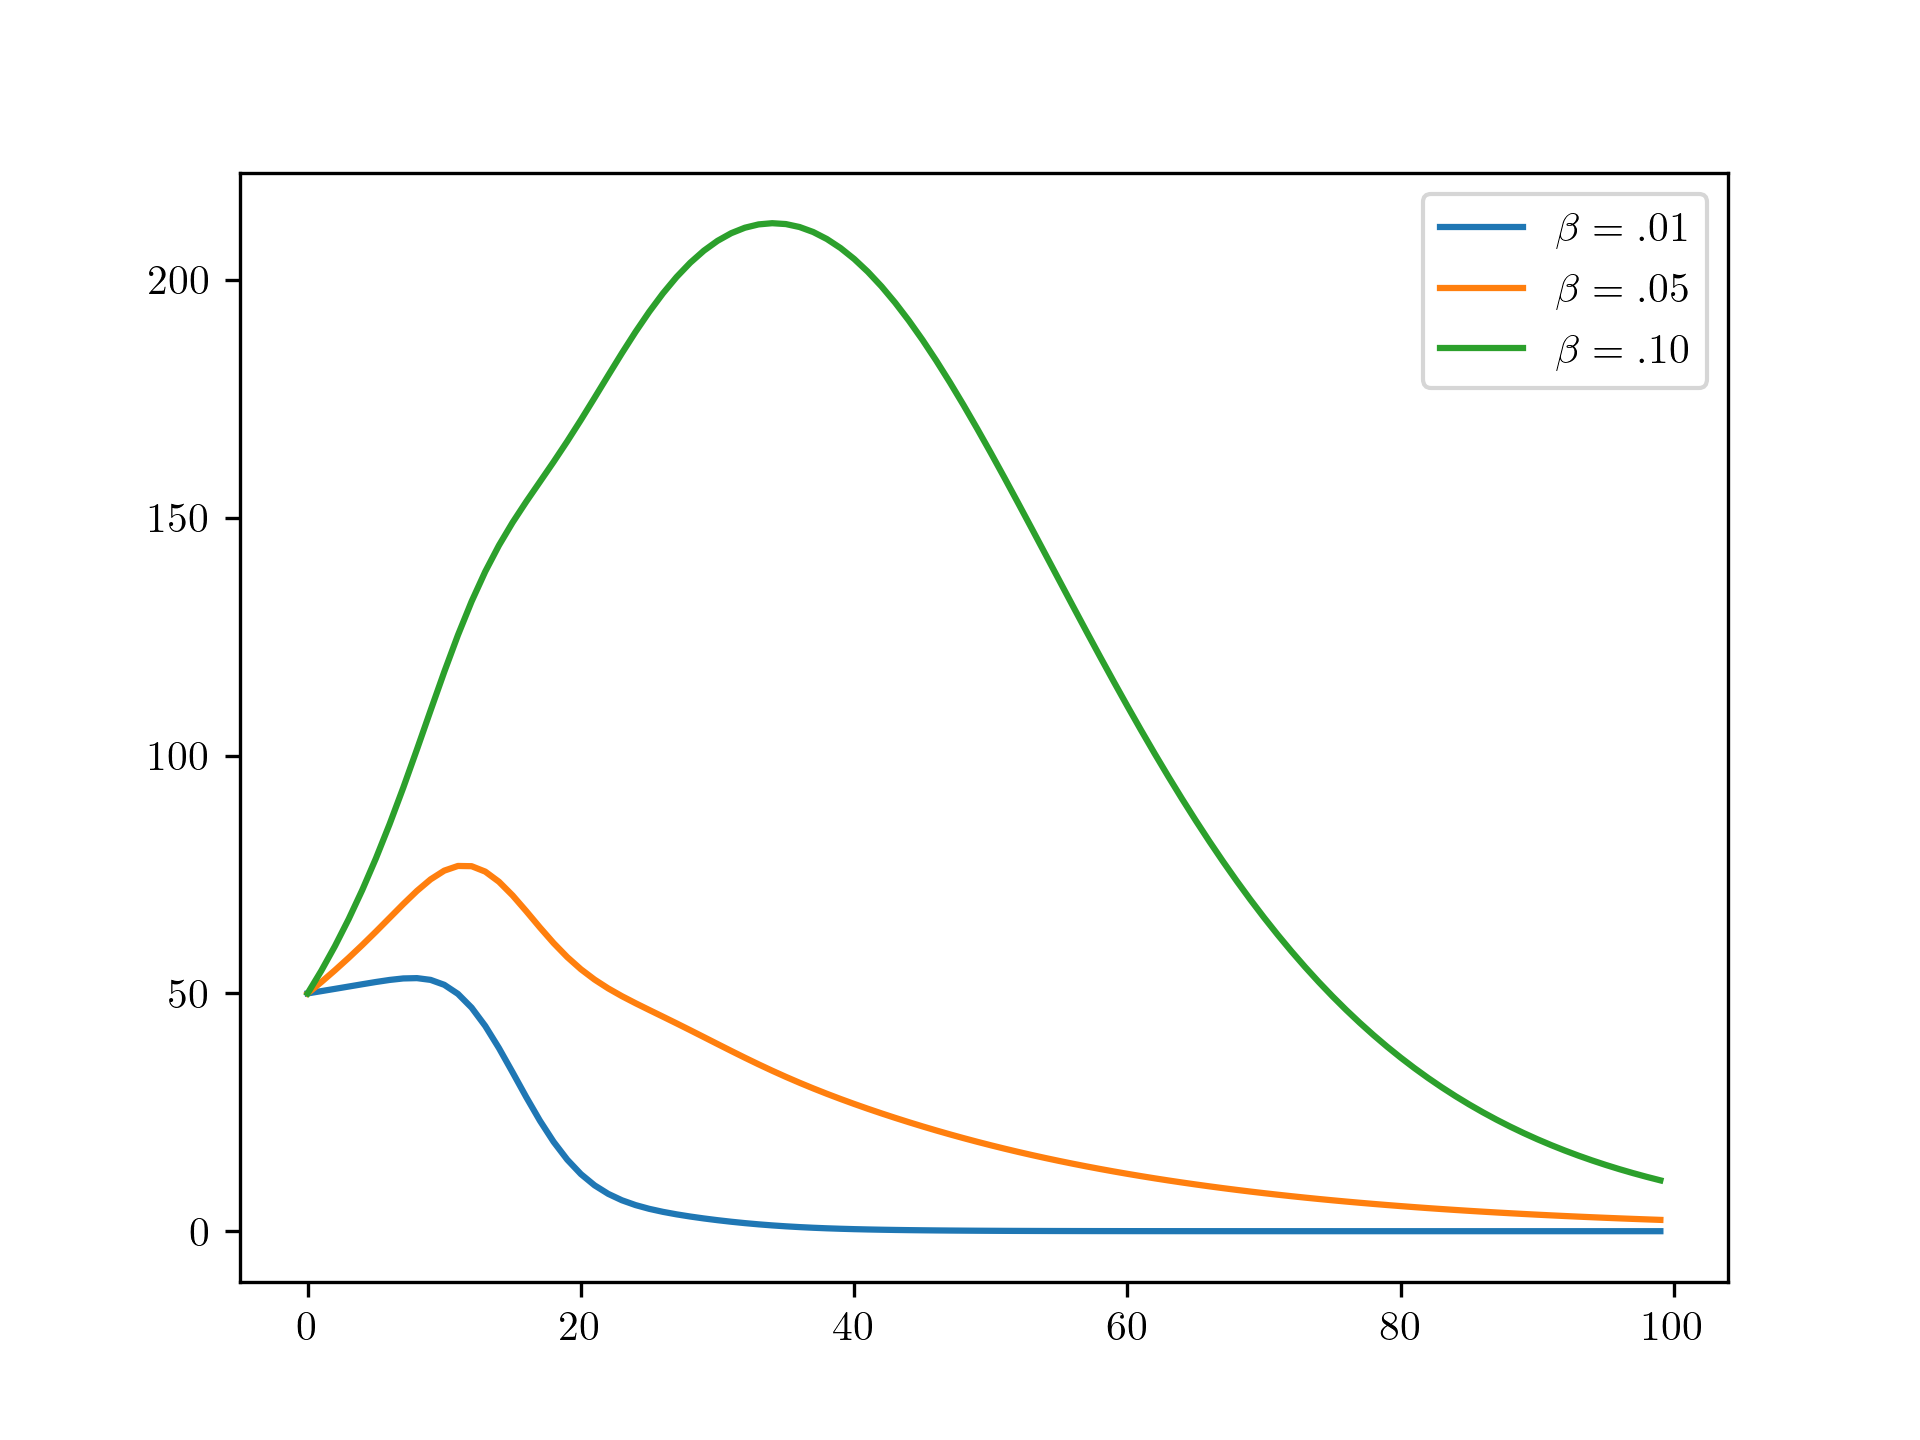

The script that saved this image:
import os
from model import Model
import matplotlib.pyplot as plt
from matplotlib import rc
rc('text', usetex=True)

model1 = Model(rateSI=0.01)
model1.run()

model2 = Model(rateSI=0.05)
model2.run()

model3 = Model(rateSI=.1)
model3.run()

t = model1.Results['Time']
plt.plot(t, model1.Results['Infected'])
plt.plot(t, model2.Results['Infected'])
plt.plot(t, model3.Results['Infected'])
plt.legend([r'$\beta = .01$', r'$\beta = .05$', r'$\beta = .10$'])
plt.savefig('example_analysis.png', dpi=300)
plt.close()
os.startfile('example_analysis.png', 'open')
